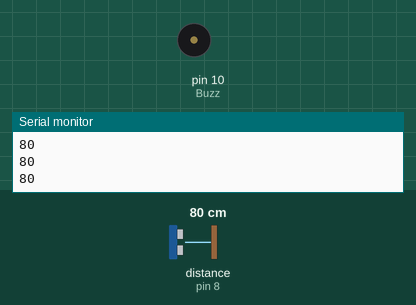
Recording of a sketch running on a simulated Arduino Uno, built with avr-gcc and run on an emulated ATmega328P. On the bench: buzzer (waves = sounding), the last lines printed to the serial monitor. Wiring (inferred from the names in the program): ultrasonic range finder: trigger pin 9; echo pin 8. The inputs (shaded band) are chosen by the test bench; at power-on: distance to the obstacle (sensor on pin 8) 80 cm. The echo pulse lasts 58.3 µs per cm.

Above: at 1.3 s.
1.4 s: distance to the obstacle (sensor on pin 8) set to 50 cm
2.9 s: distance to the obstacle (sensor on pin 8) set to 39 cm
At 3.4 s:
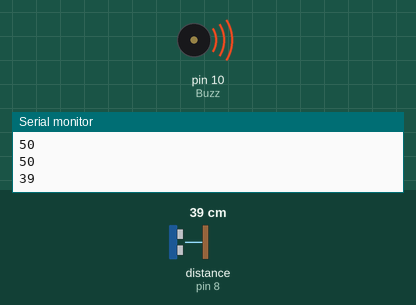
Timing chart, 0 to 5.9 s (numbered marks = the images above; inputs shaded):
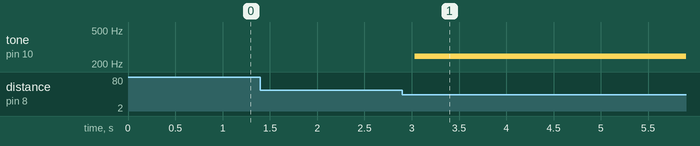

The sketch:

Theremin.ino
```cpp
//Öncelikle Pinleri tanımlıyoruz
//We define the necessary pins
#define Buzz 10
#define pingPin 9
#define echoPin 8

//Notaların sayısal değerlerini bir listeye kaydediyoruz.
//İsterseniz tek tek değişken de atayabilirsiniz: const int do= 131; gibi
//Assing a list for notes
//If you want you can do it seperately so you can see the note names. For example const int C3= 131;

int notes[]={131,147,165,175,196,220,247,262,294};


void setup(){
  //Buzzere elektrik vermesi için pinMode komutunu kullanıyoruz
  //i am using pinMode function to power the buzzer
  pinMode(Buzz, OUTPUT);

  //Seri portu başlatmak için bu kodu yazıyoruz
  //Seri portu kullanmak kişinin kendi tercihidir
  //ben mesafe sensörünün değerlerini optimize etmek için kullandım
  //Start the serial port btw it is a choice. I used this for the optimization
  Serial.begin(9600);
}

void loop(){
  //Burada duration ve distance diye iki değişken belirliyoruz.
  //Bu değişkenler sayesinde mesafe ölçümünü yapıp o ölçümü bir değişkene atayacağız.
  //We define two variables here to record our measurments.
  long duration, distance;

   //pingPin aslında bizim Trig pinimiz. Ondan bir ses dalgası yollayacağız o yüzden OUTPUT yazıyoruz
   //pingPin is our Trig pin. We'll send a soundwave so we write OUTPUT
   pinMode(pingPin, OUTPUT);

   //loopta sürekli okuyacağımız için aralıklı olarak sesleri yollamamız lazım.
   //o yüzden ilk başta elektrik vermiyoruz
   //We use a loop and We will read the sounds intermittently.
   //So we don't power the pin firstly
   digitalWrite(pingPin, LOW);

   //2 mikro saniyelik bir ara veriyoruz
   //give a 2 microseconds delay
   delayMicroseconds(2);

   //ve elektriği veriyoruz
   //and power up
   digitalWrite(pingPin, HIGH);

   //Verdikten sonra 10 mikro saniyelik bir ara veriyoruz
   //after the power up, give a 10 microseconds delay
   delayMicroseconds(10);

   //ve Trig pininin elektriğini kesiyoruz
   // and power down the Trig pin
   digitalWrite(pingPin, LOW);

   //echo pinimiz bizim sesleri yakaladığımız yer değer okuma işlemi yapacağımız için INPUT yazıyoruz.
   // we'll catch the sounds on th echo Pin. so we write INPUT here
   pinMode(echoPin, INPUT);
   //duration değişkenine değer okunana kadar geçen süreyi kaydediyoruz
   //use the duration to record the time
   duration = pulseIn(echoPin, HIGH);

   //distance değişkeni ile de mesafeyi alıyoruz buradaki matematik işlemi santimetre içinidir.
   //use distance to record the distance of the object from our sensor. calculation is for cm
   distance = duration / 29 / 2;

  //Mesafe ölçümlerini kontrol etmek için Seri portu kullandığımı söylemiştim.
  //seri porta mesafeyi yazdırıyoruz. Eğer böyle bir isteğiniz yoksa kullanmayabilrsiniz.
  //I said before, I used the serial port for the optimization.
  //we print the serial port the distance.
  Serial.println(distance);

  //Bu blokta 5 santimlik mesafelere göre hangi sesleri çıkracağı yazıyor.
  //Notaları liste şeklinde yazmak, buraya yazarken işlerimizi kolaylaştırdı.
  //this block contains if confdtions to sound which note in which distances. I cut 5 cm pieces.
  if (distance >= 5 && distance <10){tone(Buzz,notes[0]);} //tone fonksiyonu 3 parametre alır (pin numarası, frekans değeri, çalma süresi)
  if (distance >= 10 && distance <15){tone(Buzz,notes[1]);}// eğer çalma süresi koymazsanız hiç durmadan çalar
  if (distance >= 15 && distance <20){tone(Buzz,notes[2]);}
  if (distance >= 20&& distance <25){tone(Buzz,notes[3]);}
  if (distance >= 25 && distance <30){tone(Buzz,notes[4]);}
  if (distance >= 30 && distance <35){tone(Buzz,notes[5]);}
  if (distance >= 35 && distance <40){tone(Buzz,notes[6]);}
  if (distance >= 40 && distance <45){tone(Buzz,notes[7]);}
  //Delay fonksiyonu ölçümlerin arasını açmamızı ve daha net sesler ve notalar almamızı sağlıyor.
  //İsterseniz delay fonksiyonunun değeri ile oynayarak kendiniz de sonuçları görebilirsiniz
  //Delay funtion is here to make more clear sounds. If you want you ccan play with it and you can he results.
  delay(500);
  //noTone fonksiyonu eğer üstteki olaylar gerçekleşmezse buzzerin susmasını söylüyor.
  //noTone is here to close the buzzer if there is no object.
  noTone(Buzz);
}
```

Measured:
- the behaviour switches between 45 and 44 cm on distance to the obstacle (sensor on pin 8) (found by bisection; images 0 and 1)
- after the input at 2.9 s, tone on pin 10 (Buzz): silent → 247 Hz after 0.13 s
